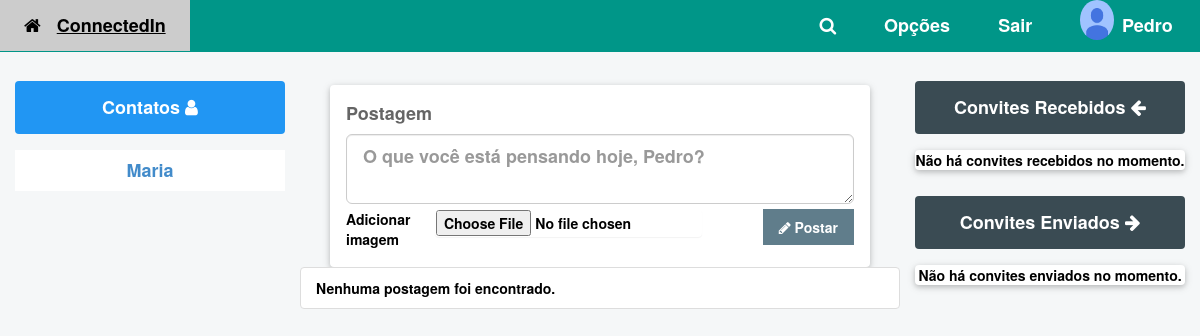
Page / (signed in) on the earlier database version.
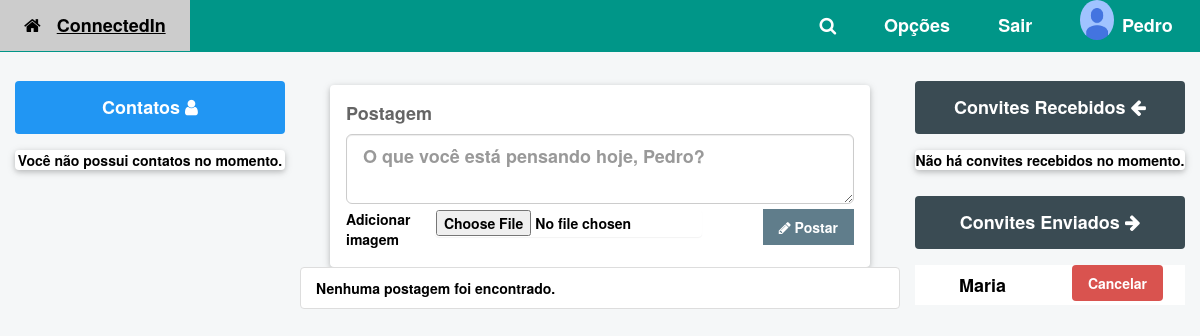
Same page on the later database version.
### perfis/models.py (models this page shows, shortened)
class Perfil(models.Model):
	telefone = models.CharField(max_length=11, null=False)
	contatos = models.ManyToManyField('self', related_name='contatos')
	usuario = models.OneToOneField(User,related_name="perfil",on_delete=models.CASCADE)
	ativo = models.BooleanField(default=True)
	contatos_bloqueados = models.ManyToManyField('self', related_name='contatos_bloqueados')
	@property
	def nome(self):
		return self.usuario.username

class Convite(models.Model):
	solicitante = models.ForeignKey(Perfil, on_delete=models.CASCADE, related_name='convites_feitos')
	convidado = models.ForeignKey(Perfil, on_delete=models.CASCADE , related_name='convites_recebidos')

### perfis/views.py (the view)
# urls.py: path('', views.timeline, name='timeline'),
@login_required
def timeline(request):
	posts = Postagem.objects.all()
	return render(request,'home.html',{'perfis': Perfil.objects.all(),\
                   'perfil_logado' : get_perfil_logado(request),\
                   'posts':posts})

### perfis/views.py (called while the page is built)
@login_required
def get_perfil_logado(request):
	return request.user.perfil

### perfis/templates/home.html (shortened to what this page needs)
{% extends "base.html" %}
{% block body %}
    <div class="w3-card w3-round w3-white" style="margin-right: 5%; margin-top:20px;
    margin-left: 5%;">
      <div class="w3-container w3-padding">
        <h4 class="w3-opacity"><b>Postagem<b></h4>
        <form method="POST" action="{% url 'postar' %}">
          <textarea name="texto_postagem" required class="form-control input-lg p-text-area" rows="2" placeholder="O que você está pensando hoje, {{ request.user.perfil.nome }}?"></textarea>
          <div class="w3-row" style="width: 100%; margin-top: 5px;">
            <div class="w3-col w3-cell" style="width: 70%;">
              <div class="w3-row" style="width: 100%;">
                <div class="w3-col w3-cell" style="width: 25%;">
                  <p>Adicionar imagem</p>
                </div>
                <div class="w3-col w3-cell" style="width: 50%;">
                  <input class="w3-card panel" type="file" name="imagem">
                </div>
              </div>
            </div>
            <div class="w3-col w3-cell" style="width: 30%;">
              <button type="submit" class="w3-button w3-theme w3-right"><i class="fa fa-pencil"></i>   Postar</button>
            </div>
          </div>
        </form>
      </div>
    </div>
    {% if posts %}
      {% for post in posts %}
        <div class="w3-card w3-round w3-white" style="margin-right: 5%; margin-top:20px;
        margin-left: 5%;">
          <div class="w3-container w3-padding">
            <img src="static/img/photo.jpg" alt="Avatar" class="w3-left w3-circle w3-margin-right" style="width:60px">
            <span class="w3-right w3-opacity">{{post.data_postagem}}</span>
            <h4><b>{{post.perfil.nome}}</b></h4><br>
            <hr class="w3-clear">
            <div>{{post.texto_postagem}}</div>
            <div class="w3-row" style="width: 100%">
              <div class="w3-col w3-cell" style="width: 50%">
                <button type="button" class="w3-button w3-theme-d1 w3-margin-bottom"><i class="fa fa-thumbs-up"></i>  Curtir</button>
              </div>
              <div class="w3-col w3-cell" style="width: 50%">
                <button type="button" class="w3-button w3-theme-d1 w3-margin-bottom w3-right"><i class="fa fa-trash"></i>  Excluir</button>
              </div>
            </div>
          </div>
        </div>
      {% endfor %}
    {% else %}
      <li class="list-group-item">Nenhuma postagem foi encontrado.</li>
    {% endif %}
{% endblock  %}

### perfis/templates/base.html (shortened to what the changed rows need)
{% load static %}
<!DOCTYPE html>
<html lang="pt">
  <head>
    <link href="{% static 'styles/w3/w3.css' %}" rel="stylesheet">
    <link href="{% static 'styles/w3/w3-theme-blue-grey.css' %}" rel="stylesheet">
    <link href="{% static 'styles/bootstrap/bootstrap.css' %}" rel="stylesheet">
    <link href="{% static 'styles/site.css' %}" rel="stylesheet">
    <link href="{% static 'styles/signin.css' %}" rel="stylesheet">
    <link rel="stylesheet" href="https://cdnjs.cloudflare.com/ajax/libs/font-awesome/4.7.0/css/font-awesome.min.css">
  </head>
  <body class="w3-theme-l5">
    <div class="w3-row">
      <nav class="w3-col  w3-cell w3-mobile" style="width:25%; margin-top: 25px;">
        <div class="w3-row" style="margin-left: 5%; margin-right: 5%;">
          {% with total_de_contatos=perfil_logado.contatos.count %}
            {% if total_de_contatos %}
              <div class="w3-white">
                {% for contato in perfil_logado.contatos.all %}
                  <div class="w3-row">
                    <div class="w3-col w3-cell w3-center" style="width: 100%;">
                    <h4><b><a href="{% url 'exibir' contato.id %}">{{contato.nome}}</a></b></h4>
                    </div>
                  </div>
                {% endfor %}
              </div>
            {% else %}
              <div class="w3-card w3-white w3-round w3-center">
                <p>Você não possui contatos no momento.</p>
              </div>
            {% endif %}
          {% endwith%}
        </div>
      </nav>
      <aside class="w3-col  w3-cell w3-mobile w3-right" style="width:25%; margin-top: 25px;">
        <div class="w3-row" style="margin-left: 5%; margin-right: 5%;">
          {% with total=perfil_logado.convites_feitos.count %}
            {% if total %}
              <div class="w3-white">
                {% for convite in perfil_logado.convites_feitos.all %}
                  <div class="w3-row">
                    <div class="w3-col w3-cell w3-center" style="width: 50%;">
                      <h4><b>{{convite.convidado.nome}}</b></h4>
                    </div>
                    <div class="w3-col w3-cell w3-center" style="width: 50%;">
                      <a href="{% url 'recusar' convite.id %}" class="w3-button btn-danger w3-round">Cancelar</a>
                    </div>
                  </div>
                {% endfor %}
              </div>
            {% else %}
                <div class="w3-card w3-white w3-round w3-center">
                <p>Não há convites enviados no momento.</p>
              </div>
            {% endif %}
          {% endwith %}
        </div>
      </aside>
    </div>
  </body>
</html>

Differences in the rows shown:
no longer on this page (row edited): Perfil: nome "Maria"
added Convite: convidado.nome "Maria"
Other differences:
text no longer shown: "Não há convites enviados no momento."
text now shown: "Você não possui contatos no momento."
